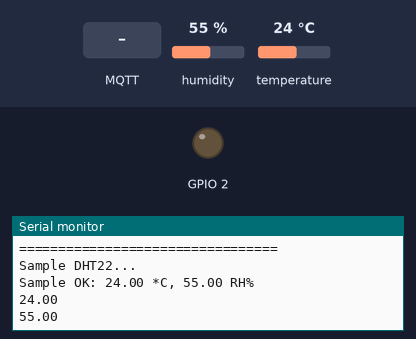
The sketch below on a simulated ESP8266 (NodeMCU). Shown: output pins drawn as LEDs (lit = HIGH), the last lines printed to the serial monitor. Inputs (shaded band) come from the test bench; at power-on: humidity 55 %, temperature 24 °C. WiFi joins after 1.5 s; servers stay silent unless stated; random numbers use the default seed unless the sketch sets one; no MQTT or app messages arrive unless stated.

Above: at 2.7 s.
2.8 s: MQTT message "1" arrives on the first subscribed topic
At 3.8 s:
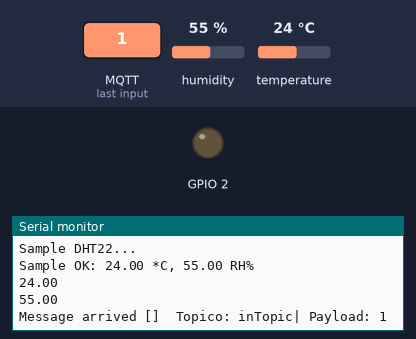
4.3 s: MQTT message "on" arrives on the first subscribed topic
At 5.1 s:
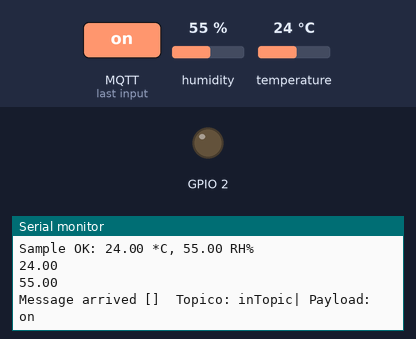
5.8 s: MQTT message "off" arrives on the first subscribed topic
At 5.96 s:
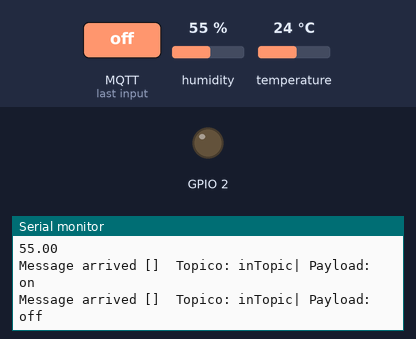
Timing chart, 0 to 8.8 s (numbered marks = the images above; inputs shaded):
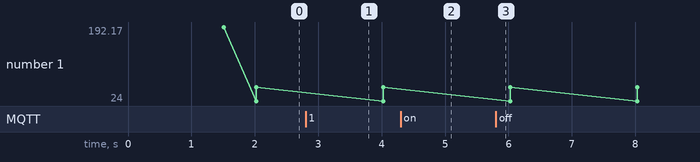

The sketch:

practica_2_iot.ino
```cpp
#include <ESP8266WiFi.h>
#include <PubSubClient.h>

#include <SimpleDHT.h>

// for DHT22,
//      VCC: 5V or 3V
//      GND: GND
//      DATA: 2
int pinDHT22 = 5;  //D1
SimpleDHT22 dht22(pinDHT22);

const char* ssid = "CLASSROOM";
const char* password = "1122334455";
const char* mqtt_server = "broker.mqtt-dashboard.com";

WiFiClient espClient;
PubSubClient client(espClient);
long lastMsg = 0;
char msg[50];
int value = 0;


  float temperature = 0;
  float humidity = 0;

void sensor_dht(){
   Serial.println("=================================");
  Serial.println("Sample DHT22...");


  pinMode(pinDHT22,INPUT);

  int err = SimpleDHTErrSuccess;
  if ((err = dht22.read2(&temperature, &humidity, NULL)) != SimpleDHTErrSuccess) {
    Serial.print("Read DHT22 failed, err="); Serial.println(err);delay(2000);
    return;
  }

  Serial.print("Sample OK: ");
  Serial.print((float)temperature); Serial.print(" *C, ");
  Serial.print((float)humidity); Serial.println(" RH%");

}

void setup_wifi() {

  delay(10);
  // We start by connecting to a WiFi network
  Serial.println();
  Serial.print("Connecting to ");
  Serial.println(ssid);

  WiFi.begin(ssid, password);

  while (WiFi.status() != WL_CONNECTED) {
    delay(500);
    Serial.print(".");
  }

  randomSeed(micros());

  Serial.println("");
  Serial.println("WiFi connected");
  Serial.println("IP address: ");
  Serial.println(WiFi.localIP());
}

void callback(char* topic, byte* payload, unsigned int length) {
  Serial.print("Message arrived [");
  Serial.print("] ");

  /////////////////////////////
  String string_topic=String(topic); //almaceno el nombre del topico del cual recibo informacion
  String string_payload="";
  char c;
  /////////////////////////////

  for (int i = 0; i < length; i++) {
    //Serial.print((char)payload[i]);
    c=payload[i];
    string_payload+=c;
  }
   Serial.print(" Topico: ");
   Serial.print(string_topic);
   Serial.print("| Payload: ");
   Serial.print(string_payload);
   Serial.println();


}

void reconnect() {
  // Loop until we're reconnected
  while (!client.connected()) {
    Serial.print("Attempting MQTT connection...");
    // Create a random client ID
    String clientId = "ESP8266Client-";
    clientId += String(random(0xffff), HEX);
    // Attempt to connect
    if (client.connect(clientId.c_str())) {
      Serial.println("connected");
      // Once connected, publish an announcement...
      client.publish("outTopic", "hello world");
      // ... and resubscribe
      client.subscribe("inTopic");
      client.subscribe("foco1-caballero");
      client.subscribe("foco2-caballero");
      client.subscribe("servo-caballero");
    } else {
      Serial.print("failed, rc=");
      Serial.print(client.state());
      Serial.println(" try again in 5 seconds");
      // Wait 5 seconds before retrying
      delay(5000);
    }
  }
}

void setup() {
  pinMode(BUILTIN_LED, OUTPUT);     // Initialize the BUILTIN_LED pin as an output
  Serial.begin(115200);
  setup_wifi();
  client.setServer(mqtt_server, 1883);
  client.setCallback(callback);
}

void loop() {

  if (!client.connected()) {
    reconnect();
  }

  client.loop();

  long now = millis();
  if (now - lastMsg >2000) {
    lastMsg = now;
   //lectura de sensor////////////////////////////////////////////////////

    sensor_dht();  //lectura de sensor dht
    float temp = temperature ; //simulamos que leemos el dato de un sensor
    float hum = humidity ;
   /////////////////////////////////////////////////////////////////////////

    char sense[20]=""; //almacenar dato en char array

    String my_payload=String(temp); //convierto luego a string
    my_payload.toCharArray(sense, (my_payload.length() + 1)); //luego convierto a char array

    client.publish("temperatura-caballero", sense); //siempre recibe un char array
    Serial.println(sense);
    //////////////////////////////////////////////////////////////////////
    my_payload=String(hum); //convierto luego a string
    my_payload.toCharArray(sense, (my_payload.length() + 1)); //luego convierto a char array

    client.publish("humedad-caballero", sense); //siempre recibe un char array
    Serial.println(sense);
  }
}
```

Measured:
- after the input at 2.8 s, the serial monitor: prints a new line at once (image 1)
- after the input at 4.3 s, the serial monitor: prints a new line at once (image 2)
- after the input at 5.8 s, the serial monitor: prints a new line at once (image 3)
